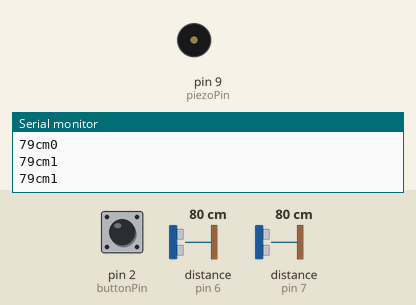
This sketch was run on a simulated Arduino Uno, built with avr-gcc and run on an emulated ATmega328P. Parts: buzzer (waves = sounding), the last lines printed to the serial monitor. Wiring (inferred from the names in the program): 2 × ultrasonic range finder: trigger pin 6, echo pin 6 / trigger pin 7, echo pin 7. The inputs (shaded band) are chosen by the test bench; at power-on: distance to the obstacle (sensors on pin 7, pin 6) 80 cm, pin 2 (buttonPin) LOW. The echo pulse lasts 58.3 µs per cm.

Above: at 1.2 s.
1.3 s: distance to the obstacle (sensor on pin 7) set to 63 cm
2.8 s: distance to the obstacle (sensor on pin 7) set to 57 cm
At 4.1 s:
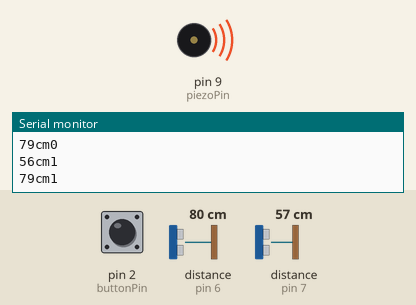
4.5 s: distance to the obstacle (sensor on pin 6) set to 4 cm
At 5.0 s:
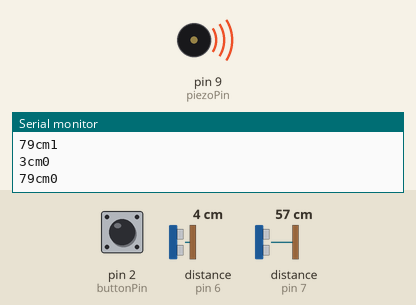
7.5 s: pin 2 (buttonPin) pulled HIGH for 0.15 s
At 8.3 s:
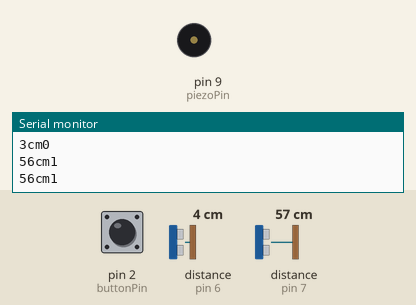
9.1 s: distance to the obstacle (sensor on pin 7) set to 41 cm
10.6 s: distance to the obstacle (sensor on pin 7) set to 32 cm
At 11.8 s:
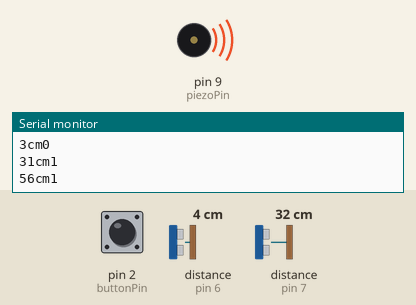
Timing chart, 0 to 13.2 s (numbered marks = the images above; inputs shaded):
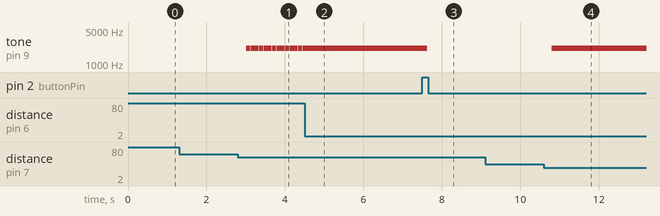

The sketch:

ranger01b.ino
```cpp
int piezoPin = 9;
const int buttonPin = 2;
int buttonState = 0;

unsigned long echo = 0; //pulse input for ultrasonic sensors
unsigned long pingValue[]={
  0,0};
unsigned long defValue[]={
  50,50};
unsigned long thresh=20;
int ultraSoundSignal[]={
  6,7};
boolean beep=false;

void setup() //turns on all input and output
{
  Serial.begin(9600);
  pinMode(piezoPin, OUTPUT);
  pinMode(buttonPin, INPUT);
  for(int i=0; i<2; i++)
  {
    pinMode(ultraSoundSignal[i],OUTPUT);
  }
  ping();
  setDefault();

}

void ping(){

  for(int i=0; i<2; i++)
  {
    pinMode(ultraSoundSignal[i], OUTPUT); // Switch signalpin to output
    digitalWrite(ultraSoundSignal[i], LOW); // Send low pulse
    delayMicroseconds(2); // Wait for 2 microseconds
    digitalWrite(ultraSoundSignal[i], HIGH); // Send high pulse
    delayMicroseconds(5); // Wait for 5 microseconds
    digitalWrite(ultraSoundSignal[i], LOW); // Holdoff
    pinMode(ultraSoundSignal[i], INPUT); // Switch signalpin to input
    digitalWrite(ultraSoundSignal[i], HIGH); // Turn on pullup resistor
    echo = pulseIn(ultraSoundSignal[i], HIGH, 38000);
    pingValue[i] = (echo / 58.138) ; //convert to CM, add *.39 for inches
  }
}

void loop()
{
  ping();//calibrates the ultrasonic sensors
  //prints length information to serial monitor
  buttonState = digitalRead(buttonPin);
  if (buttonState == HIGH) {
    setDefault();
  }
  for(int i=0; i<2; i++)
  {
    Serial.print(pingValue[i]);
    Serial.print("cm");
    Serial.print(i);
    Serial.println();
    Serial.print(defValue[i]);
    Serial.print("cm");
    Serial.print(i);
    Serial.println();
  }
  delay(100);

  calculate();

  if(beep){
    tone(9, 2100, 100);
  }

}

void calculate(){
  for(int i=0; i<2; i++)
  {
    if(abs(defValue[i]-pingValue[i])<=thresh)
    {
      beep=false;
    }
    else
    {
      beep=true;
    }
  }

}

void setDefault(){
  for(int i=0; i<2; i++)
  {
    defValue[i]=pingValue[i];
  }
}
```

Measured:
- the behaviour switches between 60 and 59 cm on distance to the obstacle (sensor on pin 7) (found by bisection; images 0 and 1)
- the behaviour switches between 37 and 36 cm on distance to the obstacle (sensor on pin 7) (found by bisection; images 3 and 4)
- after the input at 2.8 s, tone on pin 9 (piezoPin): alternates 2100 Hz for 0.10 s and silent for 0.01 s, starting after 0.21 s
- after the input at 4.5 s, tone on pin 9 (piezoPin): goes on until 4.6 s, then stays 2100 Hz
- after the input at 7.5 s, tone on pin 9 (piezoPin): 2100 Hz → silent after 0.13 s
- after the input at 10.6 s, tone on pin 9 (piezoPin): silent → 2100 Hz after 0.19 s
